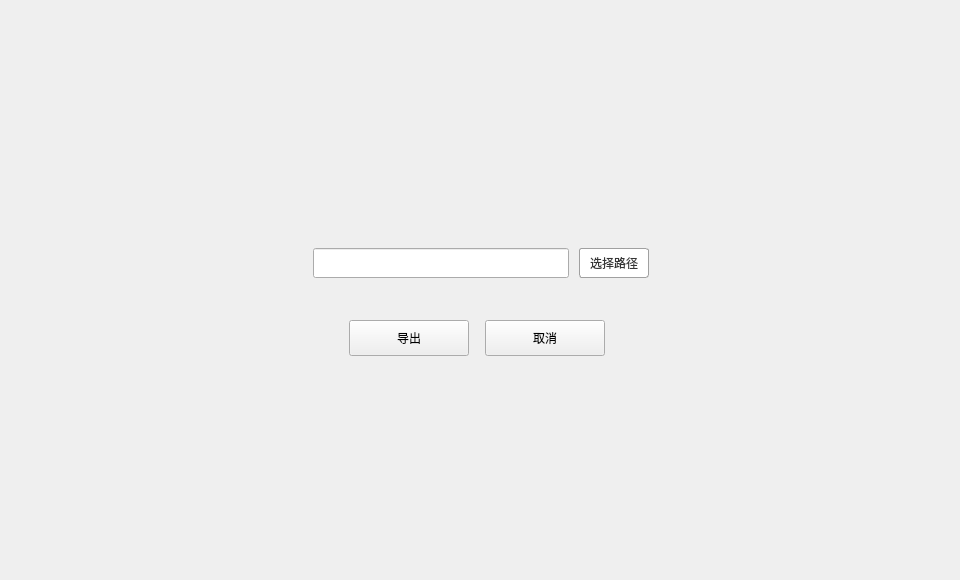
<?xml version="1.0" encoding="UTF-8"?>
<ui version="4.0">
 <class>ExportDialog</class>
 <widget class="QDialog" name="ExportDialog">
  <property name="geometry">
   <rect>
    <x>0</x>
    <y>0</y>
    <width>960</width>
    <height>580</height>
   </rect>
  </property>
  <property name="font">
   <font>
    <family>微软雅黑</family>
   </font>
  </property>
  <property name="windowTitle">
   <string>Dialog</string>
  </property>
  <widget class="QWidget" name="widget" native="true">
   <property name="geometry">
    <rect>
     <x>0</x>
     <y>0</y>
     <width>960</width>
     <height>580</height>
    </rect>
   </property>
   <widget class="QWidget" name="containerWidget" native="true">
    <property name="geometry">
     <rect>
      <x>209</x>
      <y>153</y>
      <width>542</width>
      <height>274</height>
     </rect>
    </property>
    <widget class="QToolButton" name="cancelBtn">
     <property name="geometry">
      <rect>
       <x>276</x>
       <y>167</y>
       <width>120</width>
       <height>36</height>
      </rect>
     </property>
     <property name="cursor">
      <cursorShape>PointingHandCursor</cursorShape>
     </property>
     <property name="styleSheet">
      <string notr="true"/>
     </property>
     <property name="text">
      <string>取消</string>
     </property>
    </widget>
    <widget class="QLabel" name="nameLabel">
     <property name="geometry">
      <rect>
       <x>110</x>
       <y>61</y>
       <width>211</width>
       <height>20</height>
      </rect>
     </property>
     <property name="text">
      <string/>
     </property>
    </widget>
    <widget class="QPushButton" name="pathBtn">
     <property name="geometry">
      <rect>
       <x>370</x>
       <y>95</y>
       <width>70</width>
       <height>30</height>
      </rect>
     </property>
     <property name="font">
      <font>
       <family>微软雅黑</family>
      </font>
     </property>
     <property name="cursor">
      <cursorShape>PointingHandCursor</cursorShape>
     </property>
     <property name="styleSheet">
      <string notr="true">QPushButton{border:1px solid rgb(160,160,160);
border-radius:3px;
background-color: rgb(255, 255, 255);
color: rgb(53, 53, 53);
}
QPushButton::hover{color: rgb(153, 153, 153);}</string>
     </property>
     <property name="text">
      <string>选择路径</string>
     </property>
    </widget>
    <widget class="QToolButton" name="exportBtn">
     <property name="geometry">
      <rect>
       <x>140</x>
       <y>167</y>
       <width>120</width>
       <height>36</height>
      </rect>
     </property>
     <property name="cursor">
      <cursorShape>PointingHandCursor</cursorShape>
     </property>
     <property name="styleSheet">
      <string notr="true"/>
     </property>
     <property name="text">
      <string>导出</string>
     </property>
    </widget>
    <widget class="QLineEdit" name="pathLineEdit">
     <property name="geometry">
      <rect>
       <x>104</x>
       <y>95</y>
       <width>256</width>
       <height>30</height>
      </rect>
     </property>
     <property name="font">
      <font>
       <family>微软雅黑</family>
       <pointsize>10</pointsize>
      </font>
     </property>
     <property name="contextMenuPolicy">
      <enum>Qt::DefaultContextMenu</enum>
     </property>
     <property name="styleSheet">
      <string notr="true">border-color: rgb(0, 0, 0);</string>
     </property>
     <property name="text">
      <string/>
     </property>
     <property name="readOnly">
      <bool>false</bool>
     </property>
    </widget>
   </widget>
  </widget>
 </widget>
 <resources/>
 <connections/>
</ui>
